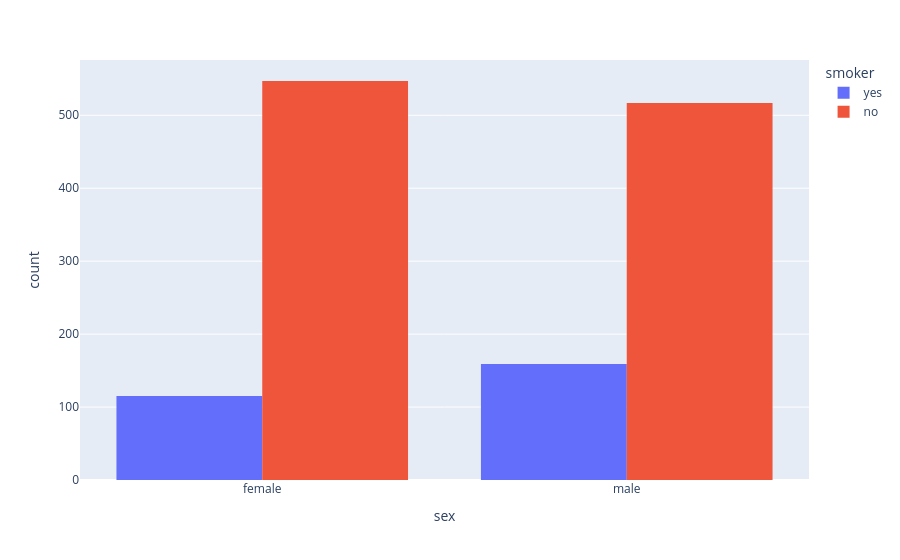

The notebook cell this image was saved under:
### Code cell
px.histogram(df, x="sex", color="smoker", barmode='group')

### Figure 1 — Plotly figure (JSON) as saved in the notebook; plotly's stock layout.template omitted (floating-point values rounded to 4 significant figures; data arrays with more than 128 entries replaced by an {"elided": "..."} marker saying what was removed)
{"data": [{"alignmentgroup": "True", "bingroup": "x", "hovertemplate": "smoker=yes<br>sex=%{x}<br>count=%{y}<extra></extra>", "legendgroup": "yes", "marker": {"color": "#636efa", "pattern": {"shape": ""}}, "name": "yes", "offsetgroup": "yes", "orientation": "v", "showlegend": true, "type": "histogram", "x": {"elided": "274 str values"}, "xaxis": "x", "yaxis": "y"}, {"alignmentgroup": "True", "bingroup": "x", "hovertemplate": "smoker=no<br>sex=%{x}<br>count=%{y}<extra></extra>", "legendgroup": "no", "marker": {"color": "#EF553B", "pattern": {"shape": ""}}, "name": "no", "offsetgroup": "no", "orientation": "v", "showlegend": true, "type": "histogram", "x": {"elided": "1064 str values"}, "xaxis": "x", "yaxis": "y"}], "layout": {"barmode": "group", "legend": {"title": {"text": "smoker"}, "tracegroupgap": 0}, "margin": {"t": 60}, "xaxis": {"anchor": "y", "domain": [0, 1], "title": {"text": "sex"}}, "yaxis": {"anchor": "x", "domain": [0, 1], "title": {"text": "count"}}}}
